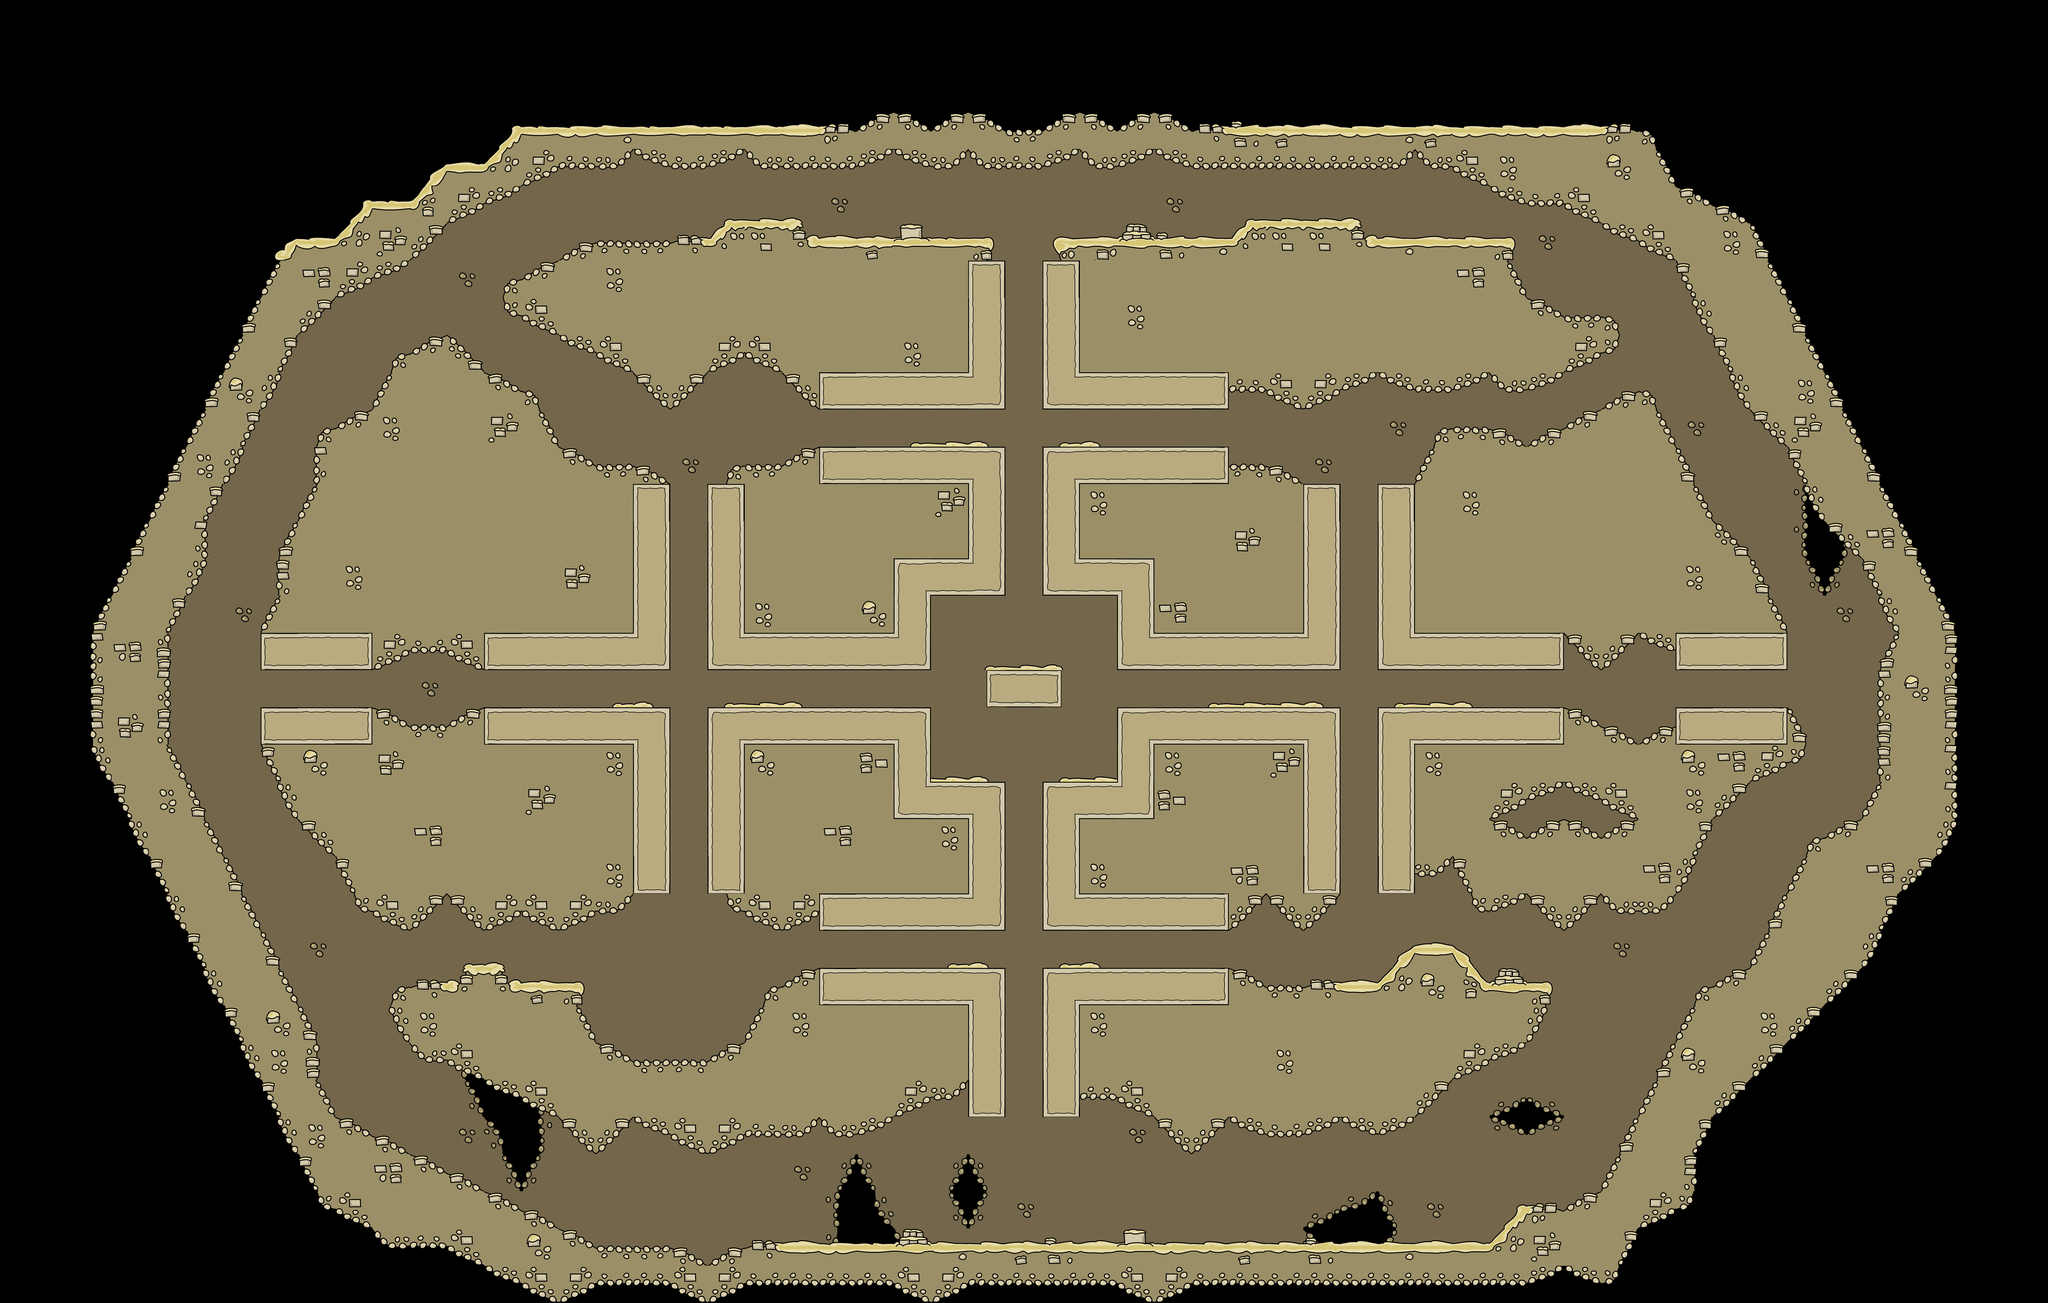

This is a level from a 2D game, rendered from its Tiled map with the project's own tilesets. A one-line summary and the map file follow, with tile-layer data summarised:
An orthogonal 55x35 tile map with 128x128 px tiles, 2 tile layers (tilebg, tile) and 35 objects (sp_p_00, sp_p_01, sp_p_02, sp_p_04, sp_p_05, ...).

<map version="1.0" orientation="orthogonal" width="55" height="35" tilewidth="128" tileheight="128">
 <tileset firstgid="1" source="t64Desert_new.tsx" />
 <layer name="tilebg" width="55" height="35">
  <data>[1925 cells, 680 non-empty, 16 distinct tile ids]</data>
 </layer>
 <layer name="tile" width="55" height="35">
  <data>[1925 cells, 1066 non-empty, 84 distinct tile ids]</data>
 </layer>
 <objectgroup name="objects" width="55" height="35">
  <object name="sp_p_00" x="1244" y="1656" />
  <object name="sp_p_01" x="2836" y="524" />
  <object name="sp_p_02" x="2186" y="1628" />
  <object name="sp_p_04" x="2820" y="1184" />
  <object name="sp_p_05" x="2256" y="754" />
  <object name="sp_p_06" x="852" y="1950" />
  <object name="sp_p_07" x="2622" y="1922" />
  <object name="sp_p_08" x="1280" y="710" />
  <object name="sp_p_09" x="740" y="1181" />
  <object name="sp_p_03" x="618" y="574" />
  <object name="wp_p_00" x="922" y="1656">
   <properties>
    <property name="weapon" value="mp5,ak47,sawgun" />
   </properties>
  </object>
  <object name="wp_p_01" x="2064" y="376">
   <properties>
    <property name="weapon" value="m16,sawgun,m14" />
   </properties>
  </object>
  <object name="wp_p_03" x="1760" y="1120">
   <properties>
    <property name="weapon" value="m93ba,smaw,emp" />
   </properties>
  </object>
  <object name="wp_p_02" x="1050" y="2116">
   <properties>
    <property name="weapon" value="gasnade,proxynade" />
   </properties>
  </object>
  <object name="wp_p_04" x="2628" y="722">
   <properties>
    <property name="weapon" value="ak47,mp5,sawgun" />
   </properties>
  </object>
  <object name="wp_p_05" x="2978" y="1188">
   <properties>
    <property name="weapon" value="shotgun,flame,riot" />
   </properties>
  </object>
  <object name="wp_p_07" x="2454" y="386">
   <properties>
    <property name="weapon" value="healthpack,boosttank" />
   </properties>
  </object>
  <object name="wp_p_08" x="1262" y="1186">
   <properties>
    <property name="weapon" value="gasnade,fragnade" />
   </properties>
  </object>
  <object name="wp_p_09" x="1112" y="386">
   <properties>
    <property name="weapon" value="healthpack,boosttank" />
   </properties>
  </object>
  <object name="wp_p_10" x="2268" y="1186">
   <properties>
    <property name="weapon" value="proxynade,gasnade" />
   </properties>
  </object>
  <object name="wp_p_11" x="2464" y="1592">
   <properties>
    <property name="weapon" value="mp5,ak47,sawgun" />
   </properties>
  </object>
  <object name="wp_p_13" x="1468" y="380">
   <properties>
    <property name="weapon" value="m16,sawgun,m14" />
   </properties>
  </object>
  <object name="wp_p_14" x="1054" y="774">
   <properties>
    <property name="weapon" value="ak47,mp5,sawgun" />
   </properties>
  </object>
  <object name="wp_p_15" x="2526" y="2102">
   <properties>
    <property name="weapon" value="proxynade,gasnade" />
   </properties>
  </object>
  <object name="wp_p_20" x="-156" y="-232">
   <properties>
    <property name="weapon" value="healthpack,boosttank,gasnade,proxynade" />
   </properties>
  </object>
  <object name="wp_p_30" x="542" y="1190">
   <properties>
    <property name="weapon" value="shotgun,flame,riot" />
   </properties>
  </object>
  <object name="wp_p_25" x="1768" y="2106">
   <properties>
    <property name="weapon" value="healthpack" />
   </properties>
  </object>
  <object name="fp_b_2" x="3032" y="1212">
   <properties>
    <property name="sprite" value="flagStationOrange" />
   </properties>
  </object>
  <object name="fp_2" x="3032" y="1186" />
  <object name="fp_b_1" x="481" y="1212">
   <properties>
    <property name="sprite" value="flagStationBlue" />
   </properties>
  </object>
  <object name="fp_1" x="481" y="1184" />
  <object name="ctf_sp_1" x="595" y="1656" />
  <object name="ctf_sp_2" x="2821" y="1664" />
  <object name="ctf_wp_1" x="990" y="1185">
   <properties>
    <property name="weapon" value="flame" />
   </properties>
  </object>
  <object name="ctf_wp_2" x="2538" y="1183">
   <properties>
    <property name="weapon" value="flame" />
   </properties>
  </object>
 </objectgroup>
</map>
